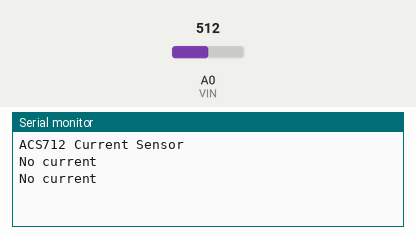
Recording of a sketch running on a simulated Arduino Uno, built with avr-gcc and run on an emulated ATmega328P. On the bench: the last lines printed to the serial monitor. Inputs (shaded band) come from the test bench; at power-on: A0 (VIN) = 512.

Above: at 2.8 s.
2.9 s: A0 (VIN) set to 535
At 5.0 s:
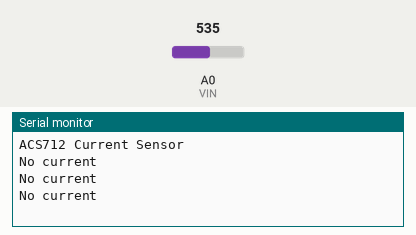
5.6 s: A0 (VIN) set to 562
At 6.5 s:
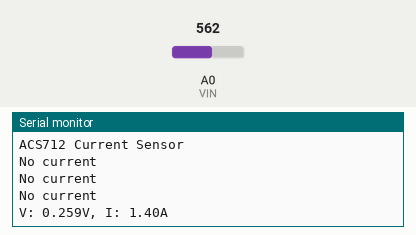

Measured:
- the behaviour switches between 547 and 548 on A0 (VIN) (found by bisection; images 1 and 2)
- after the input at 5.6 s, the serial monitor: prints a new line after 0.40 s (image 2)

The sketch:

1923_-_Current_Sensor.ino
```cpp
#define VIN A0
const float VCC = 5.0; // power supply voltage
float cutOfflimit = 1.01;
float sensitivity = 0.185;
const float QOV = 0.5* VCC;
float voltage;


void setup() {
  Serial.begin(9600);
  Serial.println("ACS712 Current Sensor");
}

void loop() {
  float voltage_raw = (5.0 / 1023.0) * analogRead(VIN); // receive input value
  // get values for voltage and current
  voltage = voltage_raw - QOV + 0.012;
  float current = voltage/sensitivity;

  if (abs(current) > cutOfflimit){
    Serial.print("V: ");
    Serial.print(voltage,3); // print voltage with 3 decimal places
    Serial.print("V, I: ");
    Serial.print(current, 2); // print current with 2 deciaml places
    Serial.println("A");
  }
  else{ // if there is no current
    Serial.println("No current");
  }
  delay(2000);

}
```
